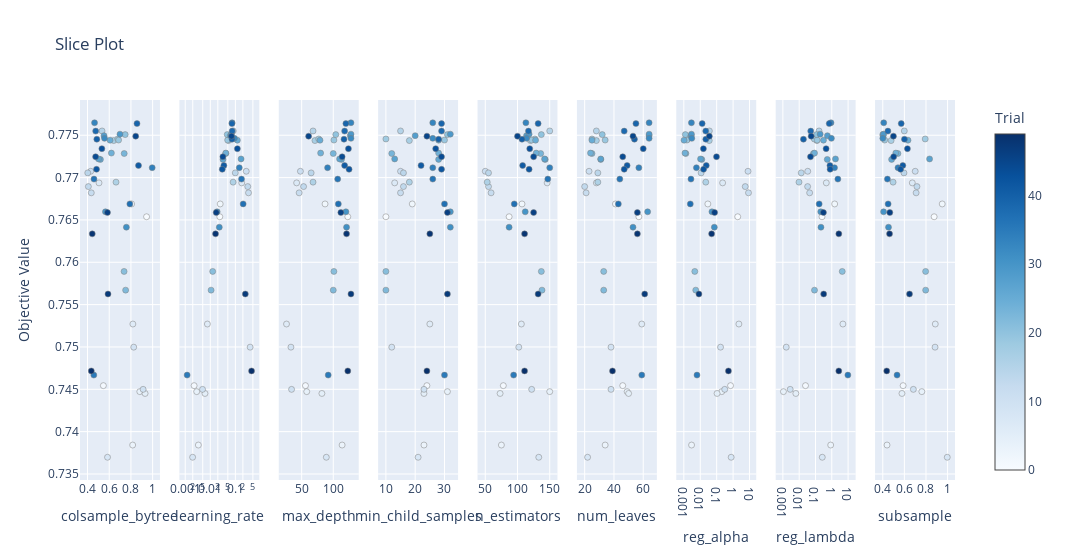

The code cell stored with this chart in its notebook:
### Code cell
# %%script skipped # Skipped due to resource optimization

optuna.visualization.plot_slice(clf_lgbm_tuned_study, params=list(clf_lgbm_tuned_best_params.keys()))
